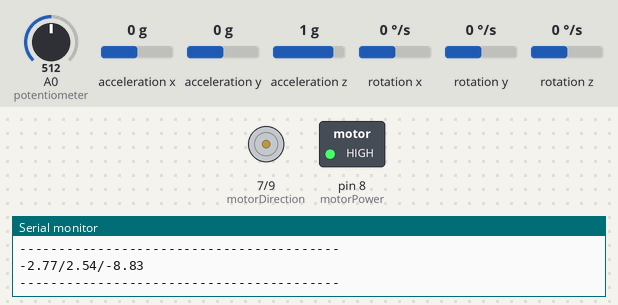
Simulated run of this sketch. Board: Arduino Uno, built with avr-gcc and run on an emulated ATmega328P. Shown: direction and speed pins drawn as motors (green arrow = direction pin HIGH = forward, orange = LOW = backward, longer = more drive), switched loads named in the sketch (green lamp = pin HIGH), the last lines printed to the serial monitor. Wiring (inferred from the names in the program): MPU-6050 motion sensor at I2C address 0x68. The test bench sets the inputs (shaded band); at power-on: acceleration z 1 g, A0 (potentiometer) = 512, acceleration x 0 g, acceleration y 0 g, rotation x 0 °/s, rotation y 0 °/s, rotation z 0 °/s.

Above: at 1.2 s.
1.3 s: acceleration z set to 0 g
At 2.9 s:
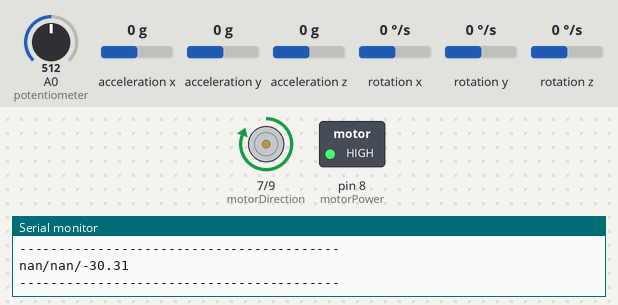
Timing chart, 0 to 4.4 s (numbered marks = the images above; inputs shaded):
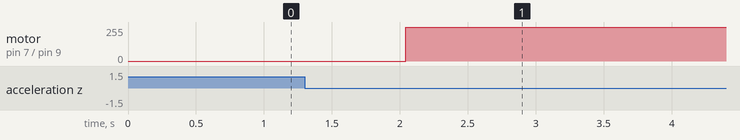

Measured:
- after the input at 1.3 s, motor on pin 7 (motorDirection) / pin 9 (motorPWM): stopped → forward 255/255 after 0.74 s

The sketch:

CW.CCW_testing.ino
```cpp
#include <Servo.h>
#include <PWM.h>
#include <MPU6050.h>

Servo Motor;

// MPU6050

MPU6050 mpu6050;
const int MPU = 0x68; // MPU6050 I2C address
float AccX, AccY, AccZ;
float GyroX, GyroY, GyroZ;
float accAngleX, accAngleY, gyroAngleX, gyroAngleY, gyroAngleZ;
float roll, pitch, yaw;
float AccErrorX, AccErrorY, GyroErrorX, GyroErrorY, GyroErrorZ;
float elapsedTime, currentTime, previousTime;
int c = 0;
// Temporary

int potValue;

// MOTOR VARIABLES

const int motorDirection = 7; // CW/CCW Motor Direction
const int motorPower = 8; // Motor on/off
const int motorPWM = 9; // Motor PWM control

// ANGLE VARIABLES
float angle0 = -5; //mechanical balance angle (ideally 0 degrees)
float Gyro_x;
float Gyro_y;
float Gyro_z;  //Angular velocity by gyroscope calculation

// PID PARAMETERS
double kp = 2;
double ki = 0;
double kd = .25;

//PID Speed loop variables
double kp_speed =  3;
double ki_speed = 0.072;
double kd_speed = 0; // NOT USED
double targetAngle = 90;
int PD_pwm;  //angle output


void setup() {

  // PWM.h Setup
  InitTimersSafe();
  // The Nidec 24H677 BLDC Motor requires a PWM frequency of 20KHz to 25KHz
  bool success = SetPinFrequencySafe(9, 20000);

  //Set motor Pins
  pinMode(motorDirection,OUTPUT);
  pinMode(motorPower,OUTPUT);
  pinMode(motorPWM,OUTPUT);

  // Inital output states

  digitalWrite(motorDirection,LOW); // CCW
  digitalWrite(motorPower,HIGH); // Motor ON
  analogWrite(motorPWM,0); //No PWM Signal

  // MPU6050

  Serial.begin(19200);
  Wire.begin();                      // Initialize comunication
  Wire.beginTransmission(MPU);       // Start communication with MPU6050 // MPU=0x68
  Wire.write(0x6B);                  // Talk to the register 6B
  Wire.write(0x00);                  // Make reset - place a 0 into the 6B register
  Wire.endTransmission(true);
  delay(20);

}
//void counterclockwise(PWM){
//  analogWrite(motorPWM,255);
//  digitalWrite(motorDirection,LOW); // CCW
//  digitalWrite(motorPower,HIGH); // Motor ON
//  analogWrite(motorPWM,motorSpeed);
//}
double calculateAngle()
{
  const int OFFSET = 8;
   // === Read acceleromter data === //
  Wire.beginTransmission(MPU);
  Wire.write(0x3B); // Start with register 0x3B (ACCEL_XOUT_H)
  Wire.endTransmission(false);
  Wire.requestFrom(MPU, 6, true); // Read 6 registers total, each axis value is stored in 2 registers
  //For a range of +-2g, we need to divide the raw values by 16384, according to the datasheet
 // calculate_IMU_error();
  AccX = (Wire.read() << 8 | Wire.read()) / 16384.0; // X-axis value
  AccY = (Wire.read() << 8 | Wire.read()) / 16384.0; // Y-axis value
  AccZ = (Wire.read() << 8 | Wire.read()) / 16384.0; // Z-axis value
  // Calculating Roll and Pitch from the accelerometer data
  accAngleX = (atan(AccY / sqrt(pow(AccX, 2) + pow(AccZ, 2))) * 180 / PI) - 0.58; // AccErrorX ~(0.58) See the calculate_IMU_error()custom function for more details
  accAngleY = (atan(-1 * AccX / sqrt(pow(AccY, 2) + pow(AccZ, 2))) * 180 / PI) + 1.58; // AccErrorY ~(-1.58)
  // === Read gyroscope data === //
  previousTime = currentTime;        // Previous time is stored before the actual time read
  currentTime = millis();            // Current time actual time read
  elapsedTime = (currentTime - previousTime) / 1000; // Divide by 1000 to get seconds
  Wire.beginTransmission(MPU);
  Wire.write(0x43); // Gyro data first register address 0x43
  Wire.endTransmission(false);
  Wire.requestFrom(MPU, 6, true); // Read 4 registers total, each axis value is stored in 2 registers
  GyroX = (Wire.read() << 8 | Wire.read()) / 131.0; // For a 250deg/s range we have to divide first the raw value by 131.0, according to the datasheet
  GyroY = (Wire.read() << 8 | Wire.read()) / 131.0;
  GyroZ = (Wire.read() << 8 | Wire.read()) / 131.0;
  // Correct the outputs with the calculated error values
  GyroX = GyroX -3.47; // GyroErrorX ~(-0.56)
  GyroY = GyroY +3.03; // GyroErrorY ~(2)
  GyroZ = GyroZ -10.64; // GyroErrorZ ~ (-0.8)


  // Currently the raw values are in degrees per seconds, deg/s, so we need to multiply by sendonds (s) to get the angle in degrees
  gyroAngleX = gyroAngleX + GyroX * elapsedTime; // deg/s * s = deg
  gyroAngleY = gyroAngleY + GyroY * elapsedTime;
  yaw =  yaw + GyroZ * elapsedTime;
  // Complementary filter - combine acceleromter and gyro angle values
  gyroAngleX = 0.96 * gyroAngleX + 0.04 * accAngleX;
  gyroAngleY = 0.96 * gyroAngleY + 0.04 * accAngleY;

  roll = gyroAngleX;
  pitch = gyroAngleY;
  // Print the values on the serial monitor
  Serial.print(roll);
  Serial.print("/");
  Serial.print(pitch);
  Serial.print("/");
  Serial.println(yaw);
  return pitch + OFFSET;
}

double calculatePID(double currentAngle)
{
  double error;
  double lastError;
  double cumError, rateError;

  unsigned long currentTime = millis();
  unsigned long elapsedTime = (currentTime - previousTime)/100;
  error = abs(targetAngle - currentAngle);

  cumError += error * elapsedTime;

  rateError = ((error - lastError)/elapsedTime);

  PD_pwm = kp * error + ki * cumError - kd *rateError;

  constrain(PD_pwm,0,255);

  PD_pwm = abs(PD_pwm - 255);

  lastError = error;
  previousTime = currentTime;

//  Serial.println(currentTime);
//  Serial.println(previousTime);
//  Serial.println(elapsedTime);

  return PD_pwm;
}

void loop(){

  double currentAngle = calculateAngle();
  double motorSpeed = calculatePID(currentAngle);


  potValue = analogRead(A0);   // reads the value of the potentiometer (value between 0 and 1023)
  potValue = map(potValue, 0, 1023, 0, 255);   // scale it to use it with the servo library (value between 0 and 180)
  //motorSpeed = map(potValue, 0, 1023, 0, 255);
//  Serial.println(currentAngle);
//  Serial.println(motorSpeed);
  Serial.println("-----------------------------------------");
  delay(400);

 if(currentAngle >= 110 || currentAngle <=70)
 {
  if(currentAngle >= 110)
  {
  digitalWrite(motorDirection,HIGH);
  analogWrite(motorPWM,0);
  }
  else
  {
  digitalWrite(motorDirection,LOW);
  analogWrite(motorPWM,0);
  }
 }
 else
 {
  if (currentAngle>90)
  {
      analogWrite(motorPWM,255);
      digitalWrite(motorDirection,LOW); // CCW
      digitalWrite(motorPower,HIGH); // Motor ON
      analogWrite(motorPWM,motorSpeed);
  }
  else
  {
      digitalWrite(motorDirection,HIGH); // CW
      digitalWrite(motorPower,HIGH); // Motor ON
      analogWrite(motorPWM,motorSpeed);
  }
 }
}
```
